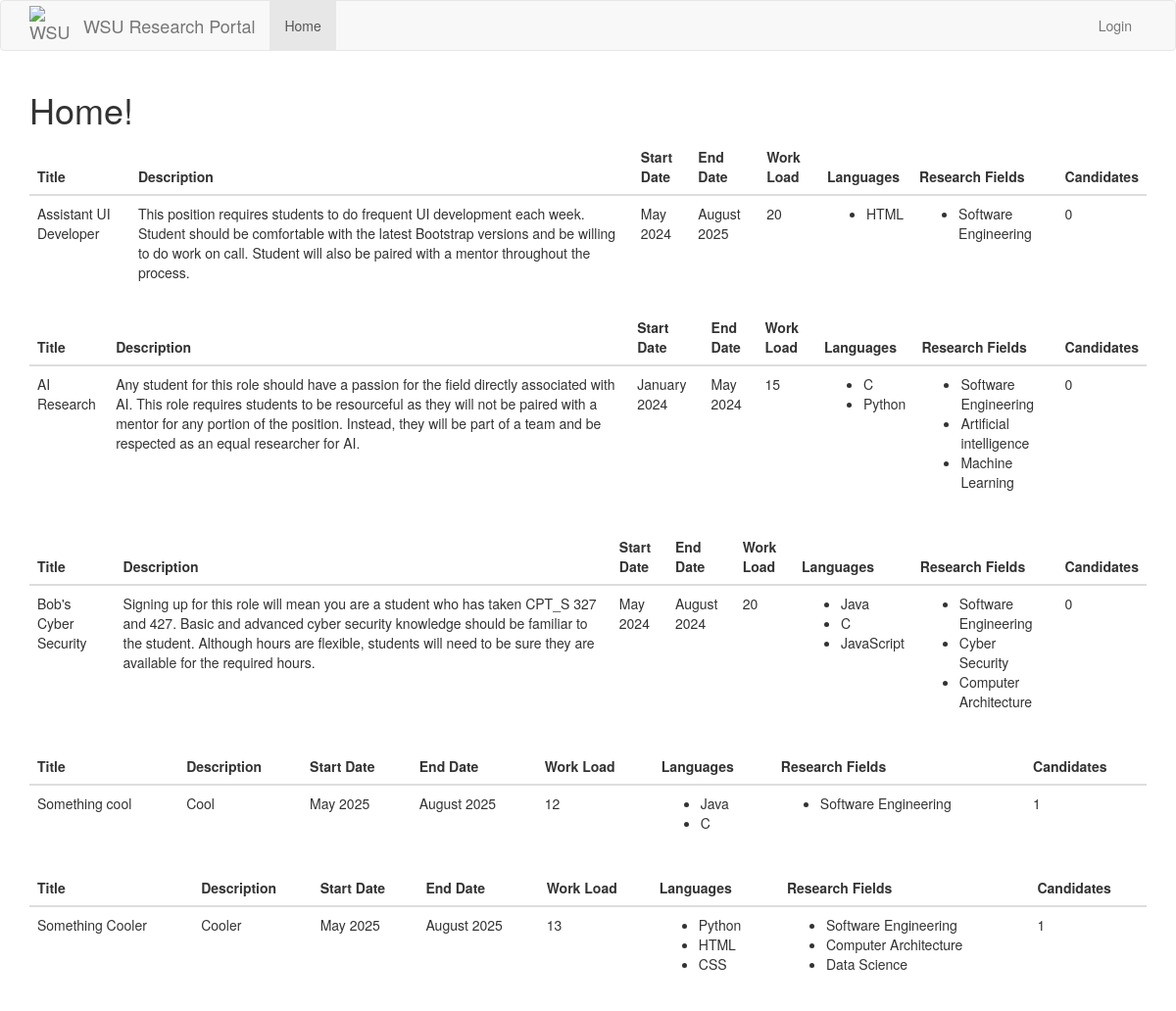
The page / on the database its author committed.
### src/Model/models.py (models this page shows)
class Position(db.Model):
    id = db.Column(db.Integer, primary_key=True)
    title = db.Column(db.String(32), unique=True)
    description = db.Column(db.String(256))
    accepting_applications = db.Column(db.Boolean)
    start_date = db.Column(db.String(256))
    end_date = db.Column(db.String(256))
    work_load = db.Column(db.Integer) # Time commitment.
    languages = db.relationship(
        'Language',
        secondary = positionLanguages,
        primaryjoin = (positionLanguages.c.position_id == id),
        lazy='dynamic',
        overlaps='languages'
    )
    research_fields = db.relationship(
        'Interest',
        secondary=positionInterests,
        primaryjoin=(positionInterests.c.position_id == id),
        lazy='dynamic',
        overlaps='interests'
    )
    candidates = db.Column(db.Integer) # Stores the ID's of the current candidates for the position.
    applications = db.relationship('Application', backref='position') # A position has multiple applications associated to it.
    professor_id = db.Column(db.Integer, db.ForeignKey('professor.id')) # Every position has one professor associated to it.

class Language(db.Model):
    id = db.Column(db.Integer, primary_key=True)
    name = db.Column(db.String(12))
    studentLanguages = db.relationship(
        'Student',
        secondary=studentLanguages,
        primaryjoin=(studentLanguages.c.language_id == id),
        lazy='dynamic',
        overlaps='languages'
    )
    positionLanguages = db.relationship(
        'Position',
        secondary = positionLanguages,
        primaryjoin = (positionLanguages.c.language_id == id),
        lazy = 'dynamic',
        overlaps='languages'
    )

class Interest(db.Model):
    id = db.Column(db.Integer, primary_key=True)
    name = db.Column(db.String(100))
    studentInterests = db.relationship(
        'Student',
        secondary=studentInterests,
        primaryjoin=(studentInterests.c.interest_id == id),
        lazy='dynamic',
        overlaps='interests'
    )
    positionInterests = db.relationship(
        'Position',
        secondary = positionInterests,
        primaryjoin = (positionInterests.c.interest_id == id),
        lazy = 'dynamic',
        overlaps = 'interests'
    )

### src/Controller/routes.py (the view, shortened to what this page needs)
@routes.route("/", methods=['GET', 'POST'])
def index():
    if current_user.is_anonymous:
        positions = Position.query.filter_by(accepting_applications=True).all()
        return render_template("index.html", title="WSU Research Portal", positions=positions)
    elif current_user.user_type == "Professor":
        positions = Position.query.filter_by(accepting_applications=True, professor_id=current_user.id).all()
        return render_template("/Professor Pages/professor_index.html", title="WSU Research Portal", positions=positions)

### app.py (called while the page is built)
@app.context_processor
def inject_request():
    return dict(request=request)

@app.before_request
def initBD(*args, **kwargs):
    if app.got_first_request:
        db.create_all()
        if Language.query.count() == 0:
            languages = ['Java','C', 'Python', 'C++', 'JavaScript', 'HTML', 'CSS']
            for t in languages:
                db.session.add(Language(name=t))
        db.session.commit()
        if Interest.query.count() == 0:
            interests = ['Software Engineering', 'Artificial intelligence', 'Cyber Security', 'Machine Learning', 'Computer Architecture', 'Data Science']
            for t in interests:
                db.session.add(Interest(name=t))
        db.session.commit()

### src/View/templates/index.html (shortened to what this page needs)
{% extends "base.html" %}
{% block app_content %}
<link rel="stylesheet" href="{{ url_for('static', filename='classes.css') }}">
{% if not current_user.is_anonymous %}
<h1>Welcome, {{ current_user.firstname }}!</h1>
    {% if current_user.user_type == "Student" %}
    <h3>Here are your top recommended positions:</h3>
    {% endif %}
{% else %}
<h1>Home!</h1>
{% endif %}
<div>
    {% for position in positions %}
    <div>
        {% include 'Position Pages/_position.html' %}
    </div>
    {% endfor %}
</div>
{% endblock %}

### src/View/templates/Position Pages/_position.html (shortened to what this page needs)
<table class="table">
    <thead>
        <tr>
            <th>Title</th>
            <th>Description</th>
            <th>Start Date</th>
            <th>End Date</th>
            <th>Work Load</th>
            <th>Languages</th>
            <th>Research Fields</th>
            <th>Candidates</th>
        </tr>
    </thead>
    <tbody>
            <tr>
                <td>{{ position.title }}</td>
                <td>{{ position.description }}</td>
                <td>{{ position.start_date }}</td>
                <td>{{ position.end_date }}</td>
                <td>{{ position.work_load }}</td>
                <td>
                    <ul>
                        {% for language in position.languages %}
                            <li>{{ language.name }}</li>
                        {% endfor %}
                    </ul>
                </td>
                <td>
                    <ul>
                        {% for interest in position.research_fields %}
                            <li>{{ interest.name }}</li>
                        {% endfor %}
                    </ul>
                </td>
                <td>{{ position.candidates }}</td>
            </tr>
    </tbody>
</table>

### rows shown on the page
Position: title "Assistant UI Developer", description "This position requires students to do frequent UI development each week. Student should be comfortable with the latest Bootstrap versions and be willing to do work on call. Student will also be paired with a mentor throughout the process.", start_date "May 2024", end_date "August 2025", work_load "20", candidates "0"
Language: name "HTML"
Interest: name "Software Engineering"
Position: title "AI Research", description "Any student for this role should have a passion for the field directly associated with AI. This role requires students to be resourceful as they will not be paired with a mentor for any portion of the position. Instead, they will be part of a team and be respected as an equal researcher for AI.", start_date "January 2024", end_date "May 2024", work_load "15", candidates "0"
Language: name "C"
Language: name "Python"
Interest: name "Artificial intelligence"
Interest: name "Machine Learning"
Position: title "Bob's Cyber Security", description "Signing up for this role will mean you are a student who has taken CPT_S 327 and 427. Basic and advanced cyber security knowledge should be familiar to the student. Although hours are flexible, students will need to be sure they are available for the required hours.", start_date "May 2024", end_date "August 2024", work_load "20", candidates "0"
Language: name "Java"
Language: name "JavaScript"
Interest: name "Cyber Security"
Interest: name "Computer Architecture"
Position: title "Something cool", description "Cool", start_date "May 2025", end_date "August 2025", work_load "12", candidates "1"
Position: title "Something Cooler", description "Cooler", start_date "May 2025", end_date "August 2025", work_load "13", candidates "1"
Language: name "CSS"
Interest: name "Data Science"
